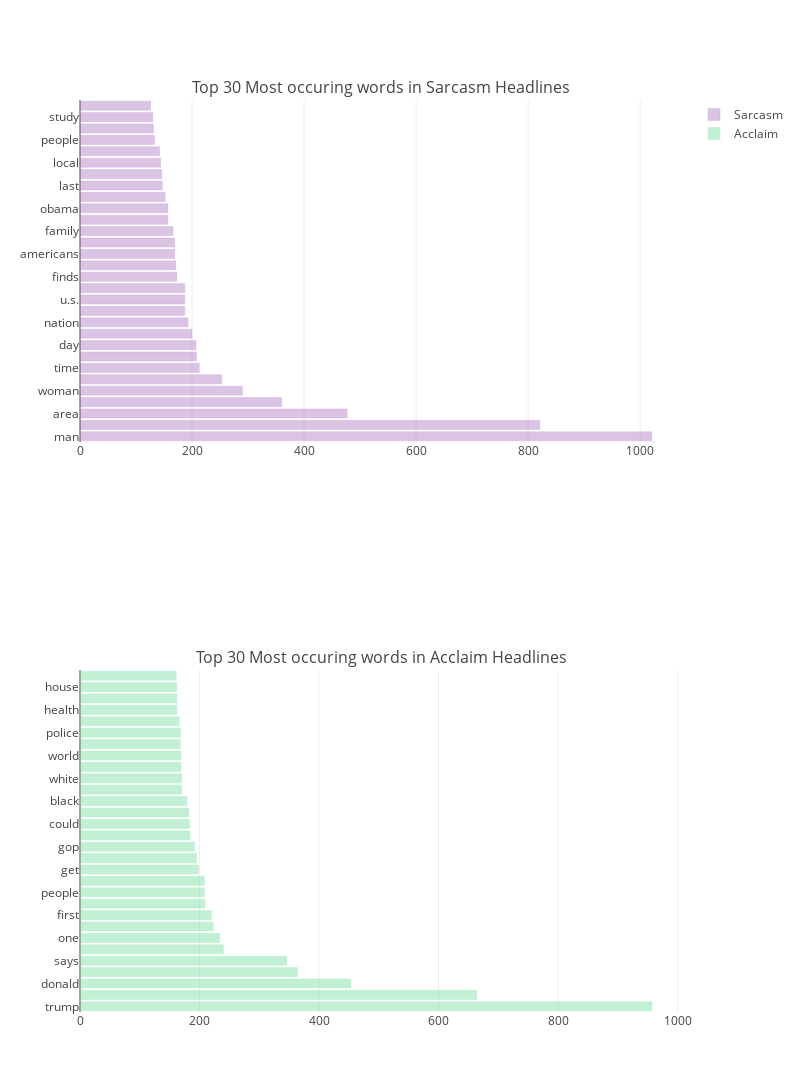

Notebook source saved alongside this figure:
### Code cell
#Plotting the top 30 Sarcasm Vs Acclaim
from plotly import tools
sar_tr  = go.Bar(
    x=sar_cnt_df_30['Freq'],
    y=sar_cnt_df_30['Words'],
    name='Sarcasm',
    marker=dict(
        color='rgba(155, 89, 182, 0.6)',
        line=dict(
            color='rgba(155, 89, 182, 1.0)',
            width=.3,
        )
    ),
    orientation='h',
    opacity=0.6
)

acc_tr  = go.Bar(
    x=acc_cnt_df_30['Freq'],
    y=acc_cnt_df_30['Words'],
    name='Acclaim',
    marker=dict(
        color='rgba(88, 214, 141, 0.6)',
        line=dict(
            color='rgba(88, 214, 141, 1.0)',
            width=.3,
        )
    ),
    orientation='h',
    opacity=0.6
)

fig = tools.make_subplots(rows=2, cols=1, subplot_titles=('Top 30 Most occuring words in Sarcasm Headlines',
                                                          'Top 30 Most occuring words in Acclaim Headlines'))

fig.append_trace(sar_tr, 1, 1)
fig.append_trace(acc_tr, 2, 1)


fig['layout'].update(height=1200, width=800)

iplot(fig, filename='sar_vs_acc')

### Figure 1 — Plotly figure (JSON) as saved in the notebook; plotly's stock layout.template omitted (floating-point values rounded to 4 significant figures)
{"data": [{"marker": {"color": "rgba(155, 89, 182, 0.6)", "line": {"color": "rgba(155, 89, 182, 1.0)", "width": 0.3}}, "name": "Sarcasm", "opacity": 0.6, "orientation": "h", "type": "bar", "uid": "37fada90-8c0e-46aa-8e82-93d3f00a21c1", "x": [1021, 821, 477, 360, 290, 253, 213, 208, 207, 200, 193, 187, 187, 187, 173, 171, 169, 169, 166, 157, 157, 152, 147, 146, 144, 142, 133, 131, 130, 126], "xaxis": "x", "y": ["man", "new", "area", "report:", "woman", "one", "time", "still", "day", "trump", "nation", "get", "u.s.", "like", "finds", "back", "americans", "first", "family", "house", "obama", "life", "last", "going", "local", "nation's", "people", "white", "study", "little"], "yaxis": "y"}, {"marker": {"color": "rgba(88, 214, 141, 0.6)", "line": {"color": "rgba(88, 214, 141, 1.0)", "width": 0.3}}, "name": "Acclaim", "opacity": 0.6, "orientation": "h", "type": "bar", "uid": "09e199eb-056b-4218-9540-6a99b747102b", "x": [957, 664, 453, 364, 346, 240, 234, 223, 220, 209, 208, 208, 198, 195, 192, 184, 183, 182, 179, 170, 170, 169, 169, 168, 168, 166, 162, 162, 162, 161], "xaxis": "x2", "y": ["trump", "new", "donald", "trump's", "says", "women", "one", "u.s.", "first", "make", "people", "man", "get", "like", "gop", "day", "could", "5", "black", "need", "white", "clinton", "world", "obama", "police", "here's", "health", "life", "house", "bill"], "yaxis": "y2"}], "layout": {"annotations": [{"font": {"size": 16}, "showarrow": false, "text": "Top 30 Most occuring words in Sarcasm Headlines", "x": 0.5, "xanchor": "center", "xref": "paper", "y": 1, "yanchor": "bottom", "yref": "paper"}, {"font": {"size": 16}, "showarrow": false, "text": "Top 30 Most occuring words in Acclaim Headlines", "x": 0.5, "xanchor": "center", "xref": "paper", "y": 0.375, "yanchor": "bottom", "yref": "paper"}], "height": 1200, "width": 800, "xaxis": {"anchor": "y", "domain": [0, 1]}, "xaxis2": {"anchor": "y2", "domain": [0, 1]}, "yaxis": {"anchor": "x", "domain": [0.625, 1]}, "yaxis2": {"anchor": "x2", "domain": [0, 0.375]}}}
